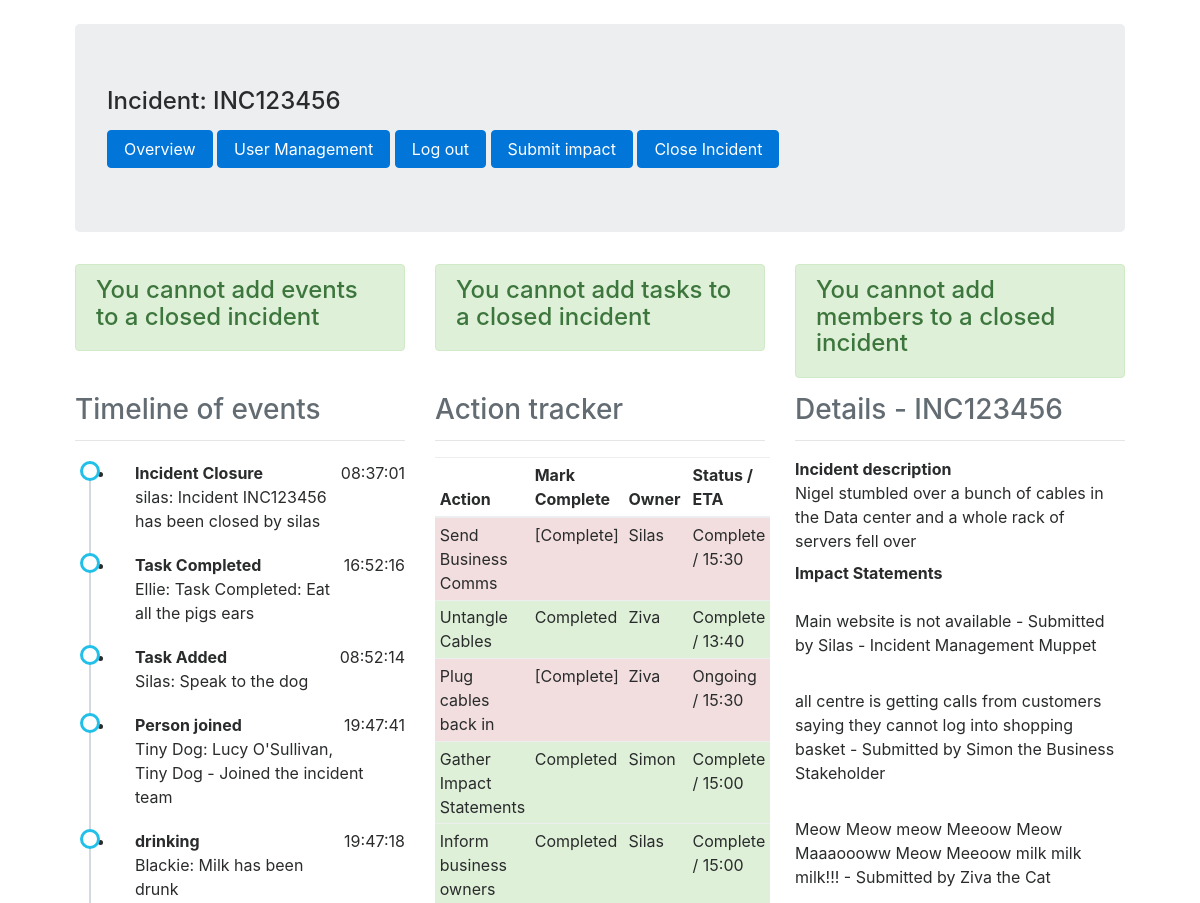
/admin/INC123456 (signed in, upper part), run on an earlier commit of the app's database.
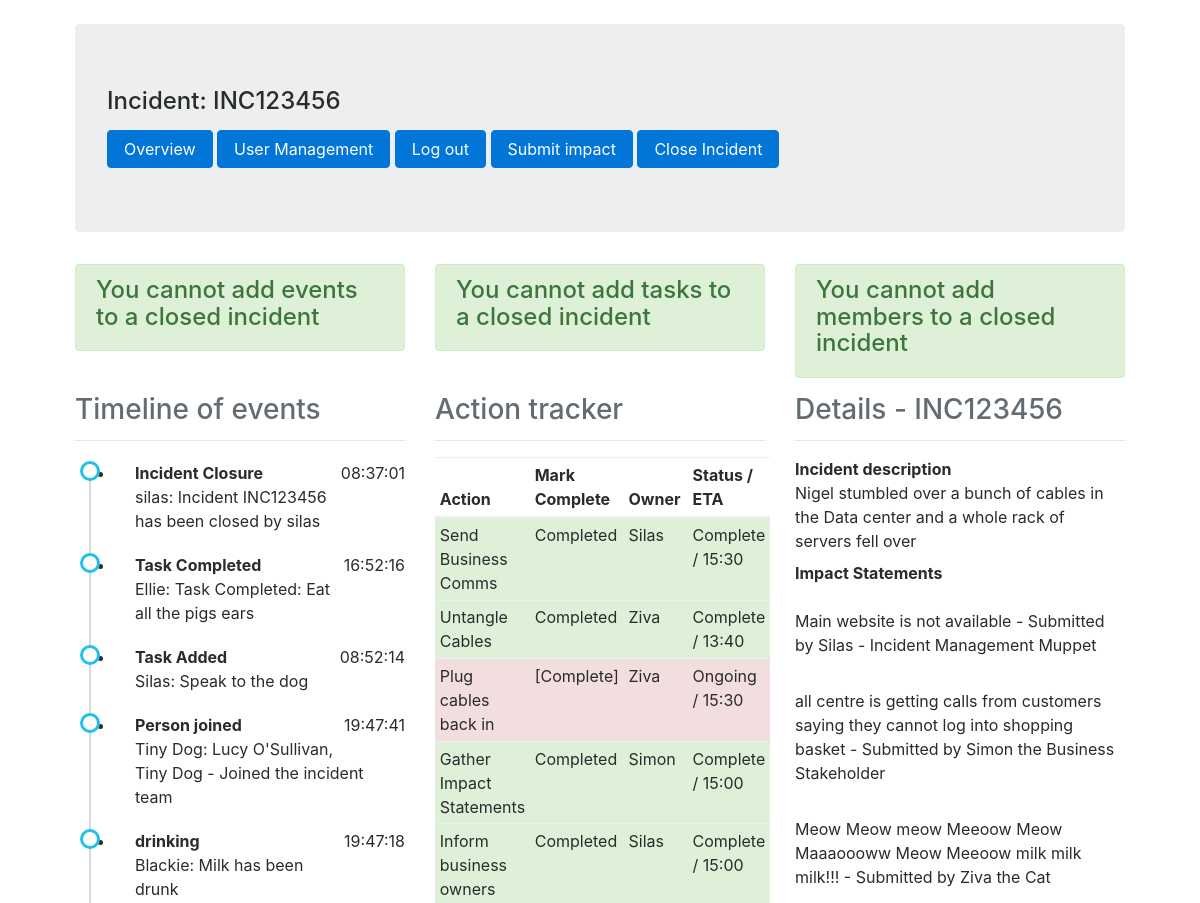
And on a later commit of the database.
### models.py (models this page shows)
class Task(db.Model):
    id = db.Column(db.Integer, primary_key=True)
    incident_no = db.Column(db.String(32), db.ForeignKey('incident.incident_no'), index=True)
    body = db.Column(db.String(512))
    assignee = db.Column(db.String(32), index=True)
    eta = db.Column(db.String(32))
    status = db.Column(db.String(32))

### simaritan/routes.py (the view, shortened to what this page needs)
@app.route('/admin/<incident>', methods=['GET', 'POST'])
@login_required
def admin(incident):
    taskform = TaskAdditionForm()
    eventform = EventAdditionForm()
    personform = PersonAdditionForm()
    inc = Incident.query.filter_by(incident_no=incident).first()
    if inc is None:
        return render_template('notfound.html', incident=incident, title='Not found!')
    impacts = ImpactStatement.query.filter_by(incident_no=incident).all()
    tasks = Task.query.filter_by(incident_no=incident).all()
    timeline = Event.query.filter_by(incident_no=incident).order_by(Event.timestamp.desc()).all()
    team = IncMem.query.filter_by(incident_no=incident).all()
    if taskform.validate_on_submit():
        task = Task(incident_no=inc.incident_no, body=taskform.task.data, assignee=taskform.owner.data,
                    eta=taskform.eta.data, status=taskform.already_done.data)
        event = Event(body=taskform.task.data, assignee=taskform.owner.data, activity='Task Added',
                      incident_no=inc.incident_no)
        db.session.add(task)
        db.session.add(event)
        db.session.commit()
        return redirect('/admin/{}'.format(incident))
    elif eventform.validate_on_submit():
        event = Event(body=eventform.event.data, assignee=eventform.owner.data, activity=eventform.activity_type.data,
                      incident_no=inc.incident_no)
        db.session.add(event)
        db.session.commit()
        return redirect('/admin/{}'.format(incident))
    else:
        return render_template('admin.html', title='Admin Section for {}'.format(inc.incident_no), taskf=taskform,
                               eventf=eventform, teamf=personform, tasks=tasks, impacts=impacts, inc=inc,
                               team=team, timeline=timeline)

### models.py (called while the page is built)
@login.user_loader
def load_user(id):
    return User.query.get(int(id))

### simaritan/templates/admin.html (shortened to what this page needs)
{% extends "base.html" %}
{% block body %}
		<div class="row">
			<div class="col-md-12">
				<div class="row">
					{% include "components/admin-header-row.html" %}
				</div>
				<div class="row">
					<div class="col-md-4">
						{% include "components/timeline.html" %}
					</div>
					<div class="col-md-4">
						{% include "components/actions.html" %}
					</div>
					<div class="col-md-4">
						{% include "components/incdetails.html" %}
					</div>
				</div>
			</div>
		</div>
	</div>
{% endblock %}

### simaritan/templates/components/actions.html (shortened to what this page needs)
<h3 class="text-left text-muted">
	Action tracker
</h3>
<hr />
<table class="table table-striped table-hover table-sm">
	<thead>
		<tr>
			<th>
				Action
			</th>
			{% if current_user.is_authenticated %}
			<th>
				Mark Complete
			</th>
			{% endif %}
			<th>
				Owner
			</th>
			<th>
				Status / ETA
			</th>
		</tr>
    </thead>
    <tbody>
		{% for task in tasks %}
				{% if task.status == '1' %}
        	<tr class="table-success">
   	    	 	{% else %}
	    	<tr class="table-danger">
   	    	 	{% endif %}
	    		<td>
	    			{{ task.body }}
	    		</td>
			{% if current_user.is_authenticated %}
				<td>
					{% if task.status == '1' %}
					Completed
					{% else %}
					<form method="post" action="../update/completetask">
						<a onclick="this.parentNode.submit();">[Complete]</a>
					</form>
					{% endif %}
				</td>
			{% endif %}
	    		<td>
	    			{{ task.assignee }}
	    		</td>
	    		<td>
					{% if task.status == 'Complete' %}
						Complete
					{% elif task.status == '1' %}
	    				Complete
					{% else %}
						Ongoing
					{% endif %} / {{ task.eta }}
	    		</td>
	    	</tr>
    	{% endfor %}
    </tbody>
</table>

What changed in the data, as far as the page shows it:
changed Task "Send Business Comms": status "[Complete]" → "Completed"
